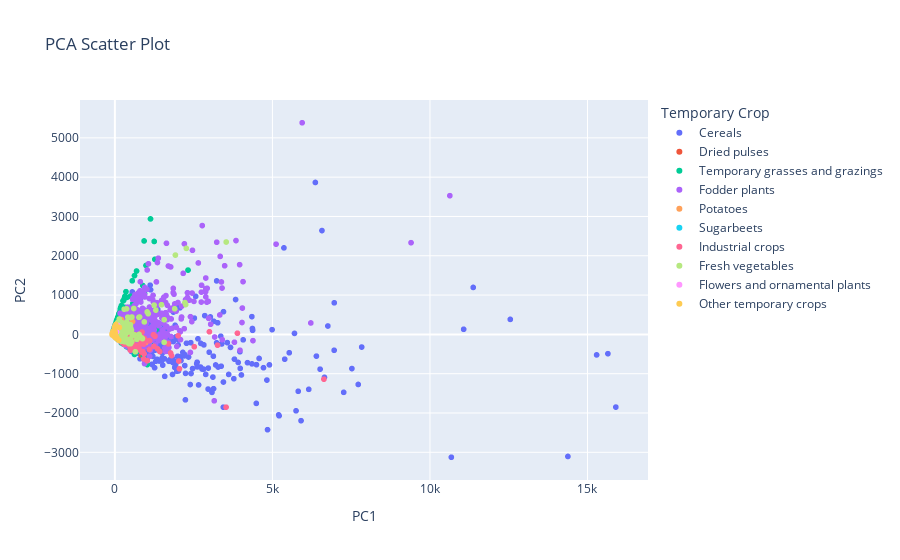

The cell this chart's notebook holds for it:
### Markdown cell above
### PCA temporary crops

### Code cell
import pandas as pd
import plotly.express as px
from sklearn.decomposition import PCA

# Read the data from CSV file
data = pd.read_csv('3_temp_crops.csv')

# Select the relevant features for PCA
features = ['Area_1989', 'Area_1999', 'Area_2009', 'Area_2019']

# Perform PCA
pca = PCA(n_components=2)
pca_result = pca.fit_transform(data[features])

# Create a DataFrame with PCA results
pca_df = pd.DataFrame(data=pca_result, columns=['PC1', 'PC2'])
pca_df['Temp_crop'] = data['Temp_crop']

# Create a scatter plot with color-coded permanent crops
fig = px.scatter(
    pca_df,
    x='PC1',
    y='PC2',
    color='Temp_crop',
    labels={'Temp_crop': 'Temporary Crop'},
    title='PCA Scatter Plot'
)

fig.show()

### Figure 1 — Plotly figure (JSON) as saved in the notebook; plotly's stock layout.template omitted (floating-point values rounded to 4 significant figures; data arrays with more than 128 entries replaced by an {"elided": "..."} marker saying what was removed)
{"data": [{"hovertemplate": "Temporary Crop=Cereals<br>PC1=%{x}<br>PC2=%{y}<extra></extra>", "legendgroup": "Cereals", "marker": {"color": "#636efa", "symbol": "circle"}, "mode": "markers", "name": "Cereals", "showlegend": true, "type": "scattergl", "x": {"elided": "3092 float values"}, "xaxis": "x", "y": {"elided": "3092 float values"}, "yaxis": "y"}, {"hovertemplate": "Temporary Crop=Dried pulses<br>PC1=%{x}<br>PC2=%{y}<extra></extra>", "legendgroup": "Dried pulses", "marker": {"color": "#EF553B", "symbol": "circle"}, "mode": "markers", "name": "Dried pulses", "showlegend": true, "type": "scattergl", "x": {"elided": "3092 float values"}, "xaxis": "x", "y": {"elided": "3092 float values"}, "yaxis": "y"}, {"hovertemplate": "Temporary Crop=Temporary grasses and grazings<br>PC1=%{x}<br>PC2=%{y}<extra></extra>", "legendgroup": "Temporary grasses and grazings", "marker": {"color": "#00cc96", "symbol": "circle"}, "mode": "markers", "name": "Temporary grasses and grazings", "showlegend": true, "type": "scattergl", "x": {"elided": "3092 float values"}, "xaxis": "x", "y": {"elided": "3092 float values"}, "yaxis": "y"}, {"hovertemplate": "Temporary Crop=Fodder plants<br>PC1=%{x}<br>PC2=%{y}<extra></extra>", "legendgroup": "Fodder plants", "marker": {"color": "#ab63fa", "symbol": "circle"}, "mode": "markers", "name": "Fodder plants", "showlegend": true, "type": "scattergl", "x": {"elided": "3092 float values"}, "xaxis": "x", "y": {"elided": "3092 float values"}, "yaxis": "y"}, {"hovertemplate": "Temporary Crop=Potatoes<br>PC1=%{x}<br>PC2=%{y}<extra></extra>", "legendgroup": "Potatoes", "marker": {"color": "#FFA15A", "symbol": "circle"}, "mode": "markers", "name": "Potatoes", "showlegend": true, "type": "scattergl", "x": {"elided": "3092 float values"}, "xaxis": "x", "y": {"elided": "3092 float values"}, "yaxis": "y"}, {"hovertemplate": "Temporary Crop=Sugarbeets<br>PC1=%{x}<br>PC2=%{y}<extra></extra>", "legendgroup": "Sugarbeets", "marker": {"color": "#19d3f3", "symbol": "circle"}, "mode": "markers", "name": "Sugarbeets", "showlegend": true, "type": "scattergl", "x": {"elided": "3092 float values"}, "xaxis": "x", "y": {"elided": "3092 float values"}, "yaxis": "y"}, {"hovertemplate": "Temporary Crop=Industrial crops<br>PC1=%{x}<br>PC2=%{y}<extra></extra>", "legendgroup": "Industrial crops", "marker": {"color": "#FF6692", "symbol": "circle"}, "mode": "markers", "name": "Industrial crops", "showlegend": true, "type": "scattergl", "x": {"elided": "3092 float values"}, "xaxis": "x", "y": {"elided": "3092 float values"}, "yaxis": "y"}, {"hovertemplate": "Temporary Crop=Fresh vegetables<br>PC1=%{x}<br>PC2=%{y}<extra></extra>", "legendgroup": "Fresh vegetables", "marker": {"color": "#B6E880", "symbol": "circle"}, "mode": "markers", "name": "Fresh vegetables", "showlegend": true, "type": "scattergl", "x": {"elided": "3092 float values"}, "xaxis": "x", "y": {"elided": "3092 float values"}, "yaxis": "y"}, {"hovertemplate": "Temporary Crop=Flowers and ornamental plants<br>PC1=%{x}<br>PC2=%{y}<extra></extra>", "legendgroup": "Flowers and ornamental plants", "marker": {"color": "#FF97FF", "symbol": "circle"}, "mode": "markers", "name": "Flowers and ornamental plants", "showlegend": true, "type": "scattergl", "x": {"elided": "3092 float values"}, "xaxis": "x", "y": {"elided": "3092 float values"}, "yaxis": "y"}, {"hovertemplate": "Temporary Crop=Other temporary crops<br>PC1=%{x}<br>PC2=%{y}<extra></extra>", "legendgroup": "Other temporary crops", "marker": {"color": "#FECB52", "symbol": "circle"}, "mode": "markers", "name": "Other temporary crops", "showlegend": true, "type": "scattergl", "x": {"elided": "3092 float values"}, "xaxis": "x", "y": {"elided": "3092 float values"}, "yaxis": "y"}], "layout": {"legend": {"title": {"text": "Temporary Crop"}, "tracegroupgap": 0}, "title": {"text": "PCA Scatter Plot"}, "xaxis": {"anchor": "y", "domain": [0, 1], "title": {"text": "PC1"}}, "yaxis": {"anchor": "x", "domain": [0, 1], "title": {"text": "PC2"}}}}
